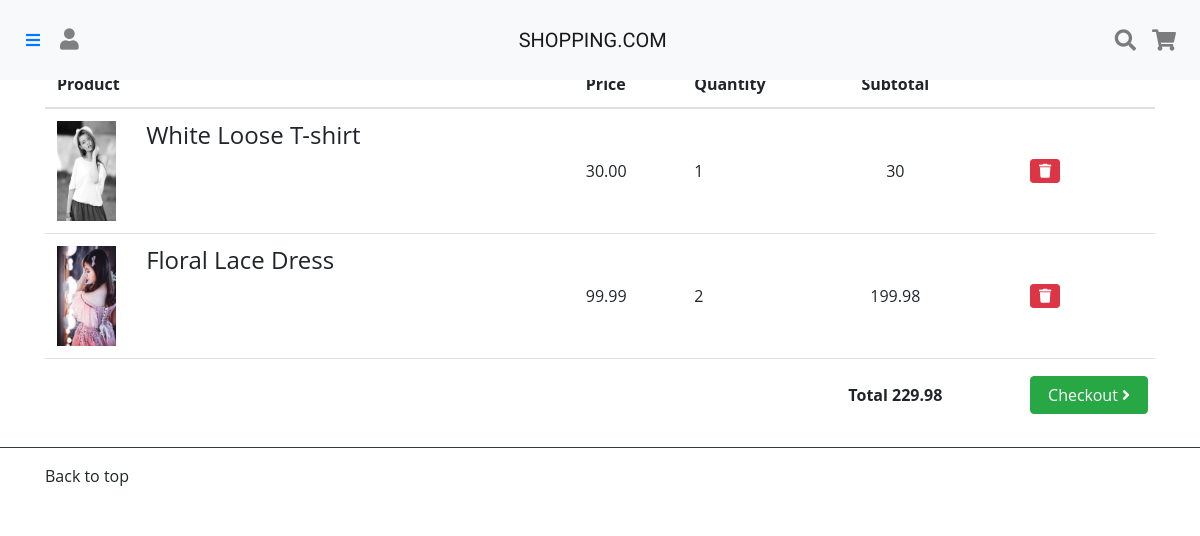
Page /member/cart.php (signed in) on the committed database.
### tables this page shows
CREATE TABLE Cart(
CA_ID INT(6) UNSIGNED AUTO_INCREMENT PRIMARY KEY,
c_id INT(6) UNSIGNED,
p_id INT(6) UNSIGNED,
c_quantity INT(6),
foreign key (p_id) references Product(p_id),
foreign key (c_id) references CustomerAdmin(c_id)
);

CREATE TABLE Product(
p_id INT(6) UNSIGNED AUTO_INCREMENT PRIMARY KEY,
p_name VARCHAR(30) NOT NULL,
p_category VARCHAR(30) NOT NULL,
p_sub VARCHAR(30) NOT NULL,
p_colour VARCHAR(30) NOT NULL,
p_price DECIMAL(5,2) NOT NULL,
p_quantity INT(6) NOT NULL,
p_description VARCHAR(1000)
);

### controller/login_controller.php (called while the page is built, shortened)
<?php
	include('Controller.php');
	class Login_Controller extends Controller{
		public function __construct(){
			$this->model = new Login_Model();
		}
		public function memberCart(){
			$cart = $this->model->getCart();
			$t	= $this->model->getTotal()->fetch();
			$total = $t['sum(p_price * c_quantity)'];
			$navbar = $this->navbar();
			require_once $_SERVER["DOCUMENT_ROOT"]."/mall/view/header.php";
			require_once $_SERVER["DOCUMENT_ROOT"]."/mall/view/cart.php";
			require_once $_SERVER["DOCUMENT_ROOT"]."/mall/view/footer.php";
		}
		}

### member/cart.php (called while the page is built)
<?php
  include $_SERVER["DOCUMENT_ROOT"].'/mall/controller/login_controller.php';
  include $_SERVER["DOCUMENT_ROOT"].'/mall/model/Login_model.php';
  $controller = new Login_Controller();
  $controller ->memberCart();
?>

### model/Model.php (called while the page is built, shortened)
<?php
	class Model{
		private $host = 'localhost';
		private $dbuser ='d1234';
		private $dbpwd = '1234';
		private $database = 'mysql';
		public function __construct(){
			$this->pdo = new PDO("mysql:host=$this->host;dbname=$this->database", $this->dbuser, $this->dbpwd);
		}
	}

### model/Login_model.php (called while the page is built, shortened)
<?php
	include('model.php');
	class Login_Model extends Model{
		function getCart(){
			$uid = $_SESSION['uid'];
			$sql = 'SELECT * FROM `cart` join `product` using(p_id) where c_id = '.$uid;
			$stmt = $this->pdo->prepare($sql);
			$stmt -> execute();
			return $stmt->fetchAll();
		}
		function getTotal(){
			$sql = 'SELECT sum(p_price * c_quantity) FROM `cart` join `product` using(p_id) where c_id ='.$_SESSION['uid'];
			$stmt = $this->pdo->prepare($sql);
			$stmt -> execute();
			return $stmt;
		}
	}

### view/cartlist.php (the view, shortened to what this page needs)
<table id="cart" class="table table-hover table-condensed">
    	<thead>
			<tr>
				<th style="width:50%">Product</th>
				<th style="width:10%">Price</th>
				<th style="width:8%">Quantity</th>
				<th style="width:22%" class="text-center">Subtotal</th>
				<th style="width:10%"></th>
				</tr>
		</thead>
		<tbody>
		<?php if($total==NULL):?>
			<tr>
				<td data-th="Product">
					<div class="row">
						<div class="col-sm-10">
							<h4 class="nomargin">No item in your Cart!</h4>
						</div>
					</div>
				</td>
			</tr>
		<?php else:?>
			<?php foreach($cart as $list):?>
				<tr>
					<td data-th="Product">
						<div class="row">
							<?php $img= "/mall/public/img/{$list['p_category']}/{$list['p_id']}.jpg"?>
							<div class="col-sm-2 hidden-xs"><img src=<?php echo $img;?> width=100px; height=100px;></div>
							<div class="col-sm-10">
								<h4 class="nomargin"><?php echo $list['p_name']?></h4>
							</div>
						</div>
					</td>
					<td data-th="Price"><?php echo $list['p_price']?></td>
					<td data-th="Quantity">
						<?php echo $list['c_quantity']?>
					</td>
					<td data-th="Subtotal" class="text-center"><?php echo $list['p_price'] * $list['c_quantity'];?></td>
					<td class="actions" data-th="">
						<button class="btn btn-danger deletecart btn-sm" value=<?php echo $list['CA_ID']?>><i class="fa fa-trash"></i></button>
					</td>
				</tr>
			<?php endforeach;?>
		<?php endif;?>
		</tbody>
		<tfoot>
			<tr>
				<td></td>
				<td colspan="2" class="hidden-xs"></td>
				<td class="hidden-xs text-center"><strong>Total <?php echo $total;?></strong></td>
				<td><a href="#" class="btn btn-success btn-block">Checkout <i class="fa fa-angle-right"></i></a></td>
			</tr>
		</tfoot>
	</table>

### controller/Controller.php (shortened to what this page needs)
<?php
	class Controller{
		public function navbar(){
        	if(isset($_SESSION['user'])) {
            	$msg = '<a class="nav_link" href="/mall/member/myPage.php"><i class="fas fa-user fa-lg"></i></a>';
          	} else {
	            $msg = '<a class="nav_link" href="/mall/member/login.php"><i class="fas fa-user fa-lg"></i></a>';
          	}
        	$msg .= '</li>';
        	$msg .='</ul>';
		    $msg .='<a class="navbar-brand mx-auto" id="title" href="/mall/index.php">SHOPPING.COM</a>';
    		$msg .='<ul class="navbar-nav ml-auto">';
      		$msg .='<li>';
        	$msg .='<a class="search-form-tigger nav-link" data-toggle="search-form"><i class="fa fa-search fa-lg" aria-hidden="true"></i></a>';
      		$msg .='</li>';
      		$msg .='<li class="nav-item">';
        	if (isset($_SESSION['user']))
          		$msg .= '<a class="nav-link" href="/mall/member/cart.php"><i class="fas fa-shopping-cart fa-lg"></i></a>';
        	else
          		$msg .= '<a class="nav-link" onclick="plsLogin()"><i class="fas fa-shopping-cart fa-lg"></i></a>';
          	return $msg;
		}
	}

### view/files.php (shortened to what this page needs)
<link rel="stylesheet" href="https://maxcdn.bootstrapcdn.com/bootstrap/4.0.0/css/bootstrap.min.css">
<link rel="stylesheet" href="https://cdnjs.cloudflare.com/ajax/libs/font-awesome/5.11.2/css/all.css">
<link rel="stylesheet" type="text/css" href="/mall/public/css/styles.css">
<link rel="stylesheet" type="text/css" href="/mall/public/css/navbar.css">
<link rel="stylesheet" type="text/css" href="/mall/public/css/grid.css">
<link rel="stylesheet" type="text/css" href="/mall/public/css/carousel.css">
<link rel="stylesheet" type="text/css" href="/mall/public/css/cart.css">

### view/header.php (shortened to what this page needs)
<?php include $_SERVER["DOCUMENT_ROOT"]."/mall/view/files.php";?>
<header>
  <nav class="navbar navbar-expand navbar-light fixed-top bg-light">
    <a href="javascript:void(0)" class="openbtn" onclick="openNav()"><i class="fas fa-bars"></i></a>
    <ul class="navbar-nav mr-auto">
      <li class="nav-item">
        <?php echo $navbar;?>
      </li>
    </ul>
  </nav>
</header>

### view/cart.php
<main id="main">
<div class="container reloadcart">
	<?php include 'cartlist.php'?>
</div>
</main>

### view/footer.php
<footer class="footer border border-dark border-bottom-0 border-right-0 border-left-0">
    <div class="container">
        <p class="goto-top">Back to top</p>
    </div>
</footer>

### public/css/styles.css (style rules this page uses)
footer { padding-bottom: 1rem; padding-top:1rem; }
footer p { margin-bottom: .25rem; }
main { margin-top:5%; }
#title { font-family: 'Bad Script', cursive; }

### public/css/navbar.css (style rules this page uses)
.openbtn { margin-left : 10px; margin-right:20px }
.navbar { position:absolute; height:10%; z-index: 1; }
.nav_link { color: grey; margin :auto; }

### public/css/grid.css (style rules this page uses)
.container { display:flex; }
.btn { margin : 5px; }
img { max-width: 100%; }

### public/css/cart.css (style rules this page uses)
.table>tbody>tr>td, .table>tfoot>tr>td { vertical-align: middle; }

### rows in the picture
cart: p.p_category (picture), p.p_name "White Loose T-shirt", p.p_price "30.00", c_quantity "1", $list['p_price'] * $list['c_quantity'] "30"
cart: p.p_category (picture), p.p_name "Floral Lace Dress", p.p_price "99.99", c_quantity "2", $list['p_price'] * $list['c_quantity'] "199.98"

### other values in the picture
$total "229.98"
